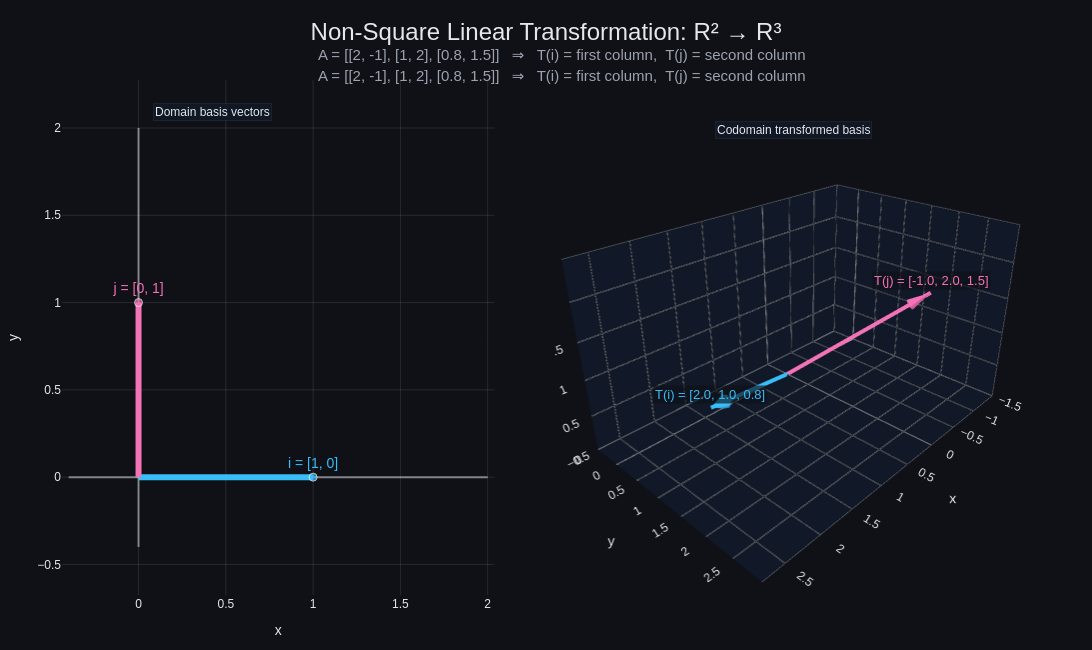

The cell this chart's notebook holds for it:
### Markdown cell above
# non-sqaure matrix 
linear transformation from

### Code cell
import numpy as np
import plotly.graph_objects as go
from plotly.subplots import make_subplots

# --------------------------------
# Linear map R^2 -> R^3
# Columns are T(i) and T(j)
# --------------------------------
A = np.array([
    [2.0, -1.0],
    [1.0,  2.0],
    [0.8,  1.5]
])

# Standard basis in R^2
i = np.array([1.0, 0.0])
j = np.array([0.0, 1.0])

# Images in R^3
Ti = A @ i
Tj = A @ j

# --------------------------------
# Create side-by-side subplots
# left: 2D, right: 3D
# --------------------------------
fig = make_subplots(
    rows=1, cols=2,
    specs=[[{"type": "xy"}, {"type": "scene"}]],
    column_widths=[0.46, 0.54],
    horizontal_spacing=0.06,
    subplot_titles=(
        "Before: Standard Basis in R²",
        "After: Transformed Basis in R³"
    )
)

# --------------------------------
# COLORS / STYLE
# --------------------------------
bg = "#0f1117"
panel = "#111827"
grid = "rgba(255,255,255,0.10)"
axis = "rgba(255,255,255,0.45)"
text = "#e5e7eb"
muted = "#9ca3af"
blue = "#38bdf8"
pink = "#f472b6"
cyan_soft = "rgba(56,189,248,0.18)"
pink_soft = "rgba(244,114,182,0.18)"

# --------------------------------
# LEFT PANEL: 2D basis vectors
# --------------------------------
# x-axis and y-axis
fig.add_trace(go.Scatter(
    x=[-0.4, 2.0], y=[0, 0],
    mode="lines",
    line=dict(color=axis, width=2),
    showlegend=False,
    hoverinfo="skip"
), row=1, col=1)

fig.add_trace(go.Scatter(
    x=[0, 0], y=[-0.4, 2.0],
    mode="lines",
    line=dict(color=axis, width=2),
    showlegend=False,
    hoverinfo="skip"
), row=1, col=1)

# vector i
fig.add_trace(go.Scatter(
    x=[0, i[0]], y=[0, i[1]],
    mode="lines+markers+text",
    line=dict(color=blue, width=6),
    marker=dict(size=[0, 8], color=blue),
    text=["", "i = [1, 0]"],
    textposition="top center",
    textfont=dict(size=14, color=blue),
    name="i",
    hovertemplate="i = [1, 0]<extra></extra>"
), row=1, col=1)

# arrowhead for i
fig.add_annotation(
    x=i[0], y=i[1],
    ax=0, ay=0,
    axref="x1", ayref="y1",
    xref="x1", yref="y1",
    showarrow=True,
    arrowhead=3,
    arrowsize=1.3,
    arrowwidth=2.5,
    arrowcolor=blue,
    text=""
)

# vector j
fig.add_trace(go.Scatter(
    x=[0, j[0]], y=[0, j[1]],
    mode="lines+markers+text",
    line=dict(color=pink, width=6),
    marker=dict(size=[0, 8], color=pink),
    text=["", "j = [0, 1]"],
    textposition="top center",
    textfont=dict(size=14, color=pink),
    name="j",
    hovertemplate="j = [0, 1]<extra></extra>"
), row=1, col=1)

# arrowhead for j
fig.add_annotation(
    x=j[0], y=j[1],
    ax=0, ay=0,
    axref="x1", ayref="y1",
    xref="x1", yref="y1",
    showarrow=True,
    arrowhead=3,
    arrowsize=1.3,
    arrowwidth=2.5,
    arrowcolor=pink,
    text=""
)

# --------------------------------
# RIGHT PANEL: 3D transformed vectors
# Use line + cone for each arrow
# --------------------------------
# T(i) line
fig.add_trace(go.Scatter3d(
    x=[0, Ti[0]], y=[0, Ti[1]], z=[0, Ti[2]],
    mode="lines",
    line=dict(color=blue, width=8),
    name="T(i)",
    hovertemplate=f"T(i) = [{Ti[0]:.1f}, {Ti[1]:.1f}, {Ti[2]:.1f}]<extra></extra>"
), row=1, col=2)

# T(i) cone head
fig.add_trace(go.Cone(
    x=[Ti[0]], y=[Ti[1]], z=[Ti[2]],
    u=[Ti[0]], v=[Ti[1]], w=[Ti[2]],
    sizemode="absolute",
    sizeref=0.35,
    anchor="tip",
    colorscale=[[0, blue], [1, blue]],
    showscale=False,
    name="T(i)"
), row=1, col=2)

# T(j) line
fig.add_trace(go.Scatter3d(
    x=[0, Tj[0]], y=[0, Tj[1]], z=[0, Tj[2]],
    mode="lines",
    line=dict(color=pink, width=8),
    name="T(j)",
    hovertemplate=f"T(j) = [{Tj[0]:.1f}, {Tj[1]:.1f}, {Tj[2]:.1f}]<extra></extra>"
), row=1, col=2)

# T(j) cone head
fig.add_trace(go.Cone(
    x=[Tj[0]], y=[Tj[1]], z=[Tj[2]],
    u=[Tj[0]], v=[Tj[1]], w=[Tj[2]],
    sizemode="absolute",
    sizeref=0.35,
    anchor="tip",
    colorscale=[[0, pink], [1, pink]],
    showscale=False,
    name="T(j)"
), row=1, col=2)

# 3D text labels as annotations in scene
scene_annotations = [
    dict(
        x=Ti[0], y=Ti[1], z=Ti[2] + 0.18,
        text=f"T(i) = [{Ti[0]:.1f}, {Ti[1]:.1f}, {Ti[2]:.1f}]",
        showarrow=False,
        font=dict(size=13, color=blue),
        bgcolor="rgba(15,17,23,0.65)"
    ),
    dict(
        x=Tj[0], y=Tj[1], z=Tj[2] + 0.18,
        text=f"T(j) = [{Tj[0]:.1f}, {Tj[1]:.1f}, {Tj[2]:.1f}]",
        showarrow=False,
        font=dict(size=13, color=pink),
        bgcolor="rgba(15,17,23,0.65)"
    )
]

# --------------------------------
# Layout
# --------------------------------
fig.update_layout(
    title=dict(
        text="Non-Square Linear Transformation: R² → R³",
        x=0.5,
        font=dict(size=24, color=text)
    ),
    paper_bgcolor=bg,
    plot_bgcolor=bg,
    font=dict(color=text, family="Arial"),
    margin=dict(l=30, r=30, t=80, b=55),
    width=1300,
    height=650,
    showlegend=False,
    annotations=[
        # matrix display under title
        dict(
            text="A = [[2, -1], [1, 2], [0.8, 1.5]]   ⇒   T(i) = first column,  T(j) = second column",
            x=0.5, y=1.03, xref="paper", yref="paper",
            showarrow=False,
            font=dict(size=15, color=muted)
        ),
        # little subtitle box left
        dict(
            text="Domain basis vectors",
            x=0.15, y=0.92, xref="paper", yref="paper",
            showarrow=False,
            font=dict(size=12, color=text),
            bgcolor="rgba(17,24,39,0.88)",
            bordercolor="rgba(255,255,255,0.06)",
            borderwidth=1
        ),
        # little subtitle box right
        dict(
            text="Codomain transformed basis",
            x=0.81, y=0.92, xref="paper", yref="paper",
            showarrow=False,
            font=dict(size=12, color=text),
            bgcolor="rgba(17,24,39,0.88)",
            bordercolor="rgba(255,255,255,0.06)",
            borderwidth=1
        ),
    ]
)

# 2D axis styling
fig.update_xaxes(
    row=1, col=1,
    range=[-0.4, 2.0],
    showgrid=True, gridcolor=grid,
    zeroline=False,
    title_text="x",
    color=text
)
fig.update_yaxes(
    row=1, col=1,
    range=[-0.4, 2.0],
    showgrid=True, gridcolor=grid,
    zeroline=False,
    scaleanchor="x",
    scaleratio=1,
    title_text="y",
    color=text
)

# 3D scene styling
fig.update_scenes(
    dict(
        xaxis=dict(
            title="x",
            backgroundcolor=panel,
            gridcolor=grid,
            showbackground=True,
            zerolinecolor=axis,
            range=[-1.5, 2.8]
        ),
        yaxis=dict(
            title="y",
            backgroundcolor=panel,
            gridcolor=grid,
            showbackground=True,
            zerolinecolor=axis,
            range=[-0.5, 3.0]
        ),
        zaxis=dict(
            title="z",
            backgroundcolor=panel,
            gridcolor=grid,
            showbackground=True,
            zerolinecolor=axis,
            range=[0, 2.5]
        ),
        annotations=scene_annotations,
        camera=dict(
            eye=dict(x=1.55, y=1.45, z=1.1)
        )
    ),
    row=1, col=2
)

fig.show()

### Figure 1 — Plotly figure (JSON) as saved in the notebook; plotly's stock layout.template omitted (floating-point values rounded to 4 significant figures)
{"data": [{"hoverinfo": "skip", "line": {"color": "rgba(255,255,255,0.45)", "width": 2}, "mode": "lines", "showlegend": false, "type": "scatter", "x": [-0.4, 2], "xaxis": "x", "y": [0, 0], "yaxis": "y"}, {"hoverinfo": "skip", "line": {"color": "rgba(255,255,255,0.45)", "width": 2}, "mode": "lines", "showlegend": false, "type": "scatter", "x": [0, 0], "xaxis": "x", "y": [-0.4, 2], "yaxis": "y"}, {"hovertemplate": "i = [1, 0]<extra></extra>", "line": {"color": "#38bdf8", "width": 6}, "marker": {"color": "#38bdf8", "size": [0, 8]}, "mode": "lines+markers+text", "name": "i", "text": ["", "i = [1, 0]"], "textfont": {"color": "#38bdf8", "size": 14}, "textposition": "top center", "type": "scatter", "x": [0, 1], "xaxis": "x", "y": [0, 0], "yaxis": "y"}, {"hovertemplate": "j = [0, 1]<extra></extra>", "line": {"color": "#f472b6", "width": 6}, "marker": {"color": "#f472b6", "size": [0, 8]}, "mode": "lines+markers+text", "name": "j", "text": ["", "j = [0, 1]"], "textfont": {"color": "#f472b6", "size": 14}, "textposition": "top center", "type": "scatter", "x": [0, 0], "xaxis": "x", "y": [0, 1], "yaxis": "y"}, {"hovertemplate": "T(i) = [2.0, 1.0, 0.8]<extra></extra>", "line": {"color": "#38bdf8", "width": 8}, "mode": "lines", "name": "T(i)", "scene": "scene", "type": "scatter3d", "x": [0, 2], "y": [0, 1], "z": [0, 0.8]}, {"anchor": "tip", "colorscale": [[0, "#38bdf8"], [1, "#38bdf8"]], "name": "T(i)", "scene": "scene", "showscale": false, "sizemode": "absolute", "sizeref": 0.35, "type": "cone", "u": [2], "v": [1], "w": [0.8], "x": [2], "y": [1], "z": [0.8]}, {"hovertemplate": "T(j) = [-1.0, 2.0, 1.5]<extra></extra>", "line": {"color": "#f472b6", "width": 8}, "mode": "lines", "name": "T(j)", "scene": "scene", "type": "scatter3d", "x": [0, -1], "y": [0, 2], "z": [0, 1.5]}, {"anchor": "tip", "colorscale": [[0, "#f472b6"], [1, "#f472b6"]], "name": "T(j)", "scene": "scene", "showscale": false, "sizemode": "absolute", "sizeref": 0.35, "type": "cone", "u": [-1], "v": [2], "w": [1.5], "x": [-1], "y": [2], "z": [1.5]}], "layout": {"annotations": [{"font": {"color": "#9ca3af", "size": 15}, "showarrow": false, "text": "A = [[2, -1], [1, 2], [0.8, 1.5]]   ⇒   T(i) = first column,  T(j) = second column", "x": 0.5, "xanchor": "center", "xref": "paper", "y": 1.03, "yanchor": "bottom", "yref": "paper"}, {"bgcolor": "rgba(17,24,39,0.88)", "bordercolor": "rgba(255,255,255,0.06)", "borderwidth": 1, "font": {"color": "#e5e7eb", "size": 12}, "showarrow": false, "text": "Domain basis vectors", "x": 0.15, "xanchor": "center", "xref": "paper", "y": 0.92, "yanchor": "bottom", "yref": "paper"}, {"arrowcolor": "#38bdf8", "arrowhead": 3, "arrowsize": 1.3, "arrowwidth": 2.5, "ax": 0, "axref": "x", "ay": 0, "ayref": "y", "bgcolor": "rgba(17,24,39,0.88)", "bordercolor": "rgba(255,255,255,0.06)", "borderwidth": 1, "font": {"color": "#e5e7eb", "size": 12}, "showarrow": false, "text": "Codomain transformed basis", "x": 0.81, "xref": "paper", "y": 0.92, "yref": "paper"}, {"arrowcolor": "#f472b6", "arrowhead": 3, "arrowsize": 1.3, "arrowwidth": 2.5, "ax": 0, "axref": "x", "ay": 0, "ayref": "y", "font": {"color": "#9ca3af", "size": 15}, "showarrow": false, "text": "A = [[2, -1], [1, 2], [0.8, 1.5]]   ⇒   T(i) = first column,  T(j) = second column", "x": 0.5, "xref": "paper", "y": 1.03, "yref": "paper"}], "font": {"color": "#e5e7eb", "family": "Arial"}, "height": 650, "margin": {"b": 55, "l": 30, "r": 30, "t": 80}, "paper_bgcolor": "#0f1117", "plot_bgcolor": "#0f1117", "scene": {"annotations": [{"bgcolor": "rgba(15,17,23,0.65)", "font": {"color": "#38bdf8", "size": 13}, "showarrow": false, "text": "T(i) = [2.0, 1.0, 0.8]", "x": 2, "y": 1, "z": 0.98}, {"bgcolor": "rgba(15,17,23,0.65)", "font": {"color": "#f472b6", "size": 13}, "showarrow": false, "text": "T(j) = [-1.0, 2.0, 1.5]", "x": -1, "y": 2, "z": 1.68}], "camera": {"eye": {"x": 1.55, "y": 1.45, "z": 1.1}}, "domain": {"x": [0.4924, 1], "y": [0, 1]}, "xaxis": {"backgroundcolor": "#111827", "gridcolor": "rgba(255,255,255,0.10)", "range": [-1.5, 2.8], "showbackground": true, "title": {"text": "x"}, "zerolinecolor": "rgba(255,255,255,0.45)"}, "yaxis": {"backgroundcolor": "#111827", "gridcolor": "rgba(255,255,255,0.10)", "range": [-0.5, 3], "showbackground": true, "title": {"text": "y"}, "zerolinecolor": "rgba(255,255,255,0.45)"}, "zaxis": {"backgroundcolor": "#111827", "gridcolor": "rgba(255,255,255,0.10)", "range": [0, 2.5], "showbackground": true, "title": {"text": "z"}, "zerolinecolor": "rgba(255,255,255,0.45)"}}, "showlegend": false, "title": {"font": {"color": "#e5e7eb", "size": 24}, "text": "Non-Square Linear Transformation: R² → R³", "x": 0.5}, "width": 1300, "xaxis": {"anchor": "y", "color": "#e5e7eb", "domain": [0, 0.4324], "gridcolor": "rgba(255,255,255,0.10)", "range": [-0.4, 2], "showgrid": true, "title": {"text": "x"}, "zeroline": false}, "yaxis": {"anchor": "x", "color": "#e5e7eb", "domain": [0, 1], "gridcolor": "rgba(255,255,255,0.10)", "range": [-0.4, 2], "scaleanchor": "x", "scaleratio": 1, "showgrid": true, "title": {"text": "y"}, "zeroline": false}}}
